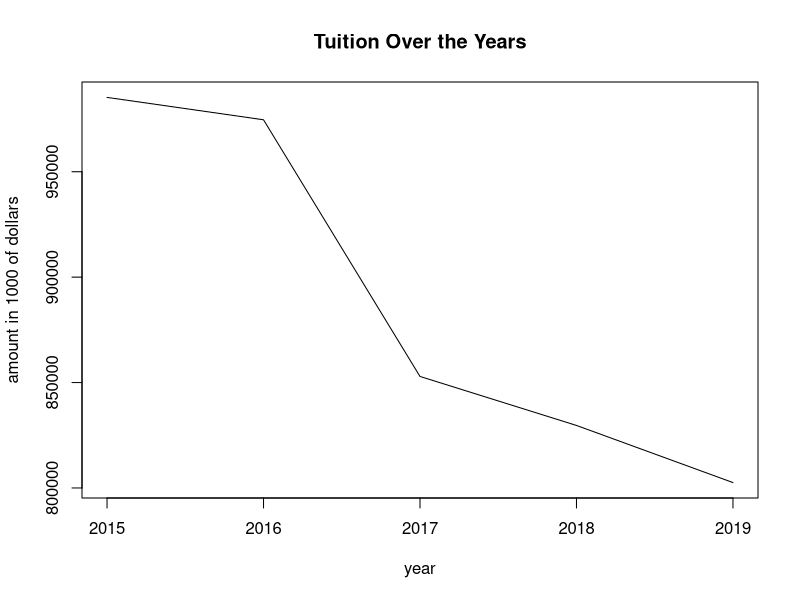
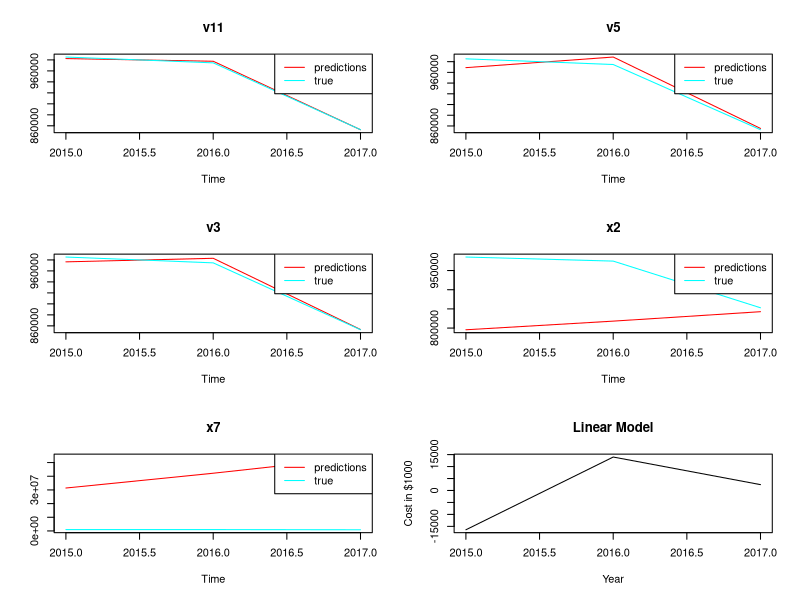
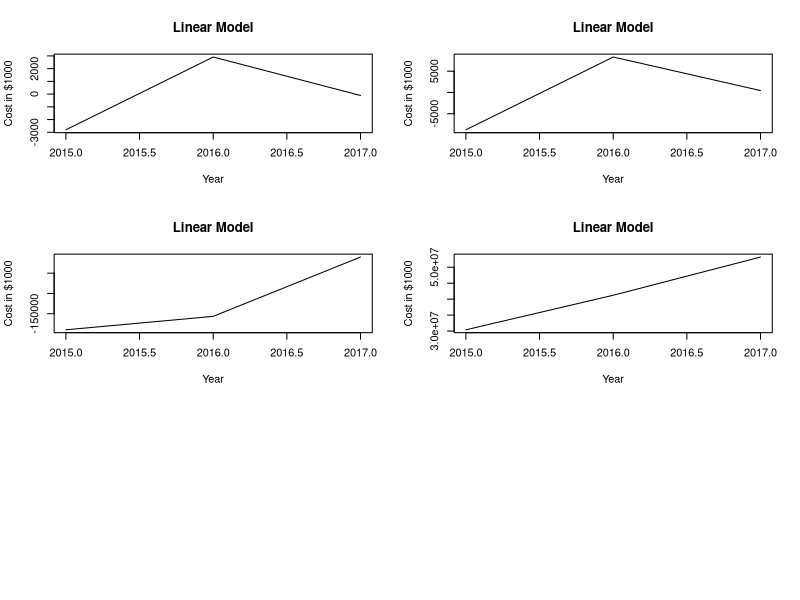
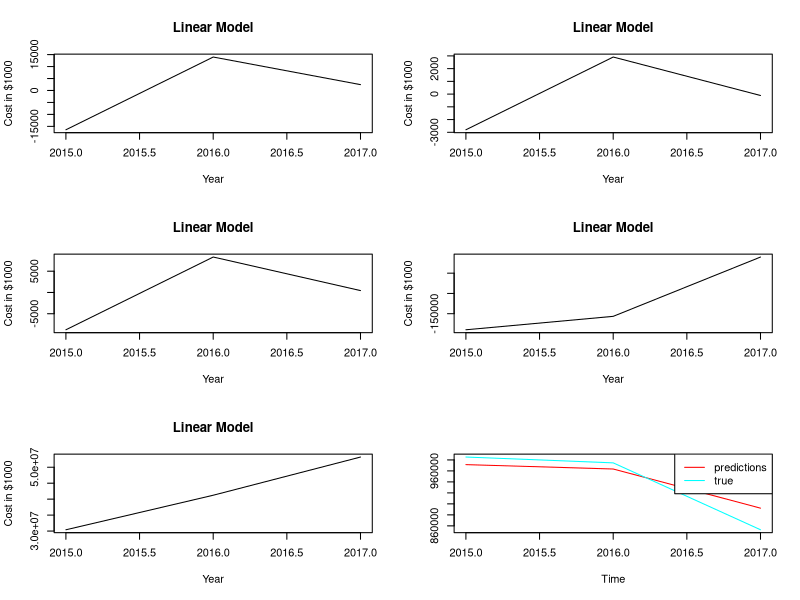
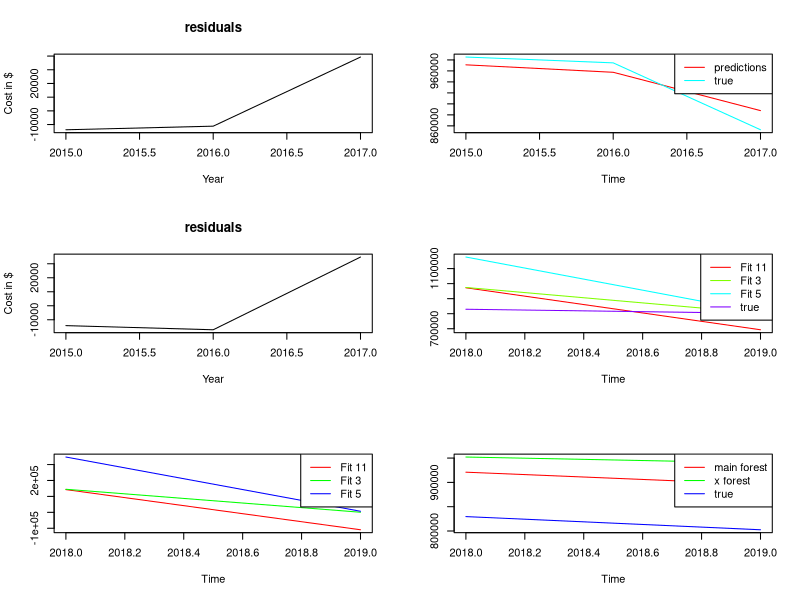
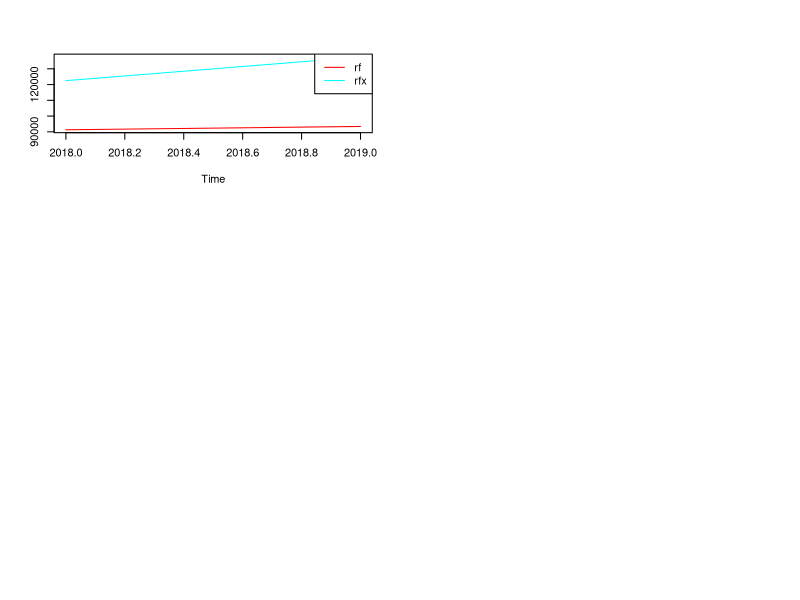

Generate these figures, in order, with R:
## ---- chunk 1
library(knitr)
opts_chunk$set(echo = FALSE)
library(tidyverse)
library(readxl)
library(randomForest)
library(rlist)
library(Metrics)
library(TTR)
library(gridExtra)
library(xtable)
## ---- chunk 2
CashFlows <- read_excel("UMass Balance sheets.xlsx", sheet = 1)
#CashFlows <- as.data.frame(t(CashFlows))
original <- CashFlows
tuition <- CashFlows[c(2,18),]
names(CashFlows)
CashFlows <- subset(CashFlows, Nets == "1")
CashFlows <- rbind(CashFlows, tuition)
## ---- chunk 3
train <- CashFlows[,2:4]
test <- CashFlows[,c(5:6)]
train <- as.data.frame(t(train))
test <- as.data.frame(t(test))

train.ts <- ts((as.numeric(as.vector(train$V12))), frequency = 1, start = c(2018, 1))
test.ts <- ts((as.numeric(as.vector(test$V12))), frequency = 1, start = c(2018, 1))

## ---- chunk 4
seed.val <- 1234567
set.seed(seed.val)
## ---- chunk 5
fit.1 <- lm(V12 ~V1, data = train)
summary(fit.1)

fit.2 <- lm(V12 ~V2, data = train)
summary(fit.2)

fit.3 <- lm(V12 ~V3, data = train)
summary(fit.3)

fit.4 <- lm(V12 ~V4, data = train)
summary(fit.4)

fit.5 <- lm(V12 ~V5, data = train)
summary(fit.5)

fit.6 <- lm(V12 ~V6, data = train)
summary(fit.6)

fit.7 <- lm(V12 ~V7, data = train)
summary(fit.7)

fit.8 <- lm(V12 ~V8, data = train)
summary(fit.8)

fit.9 <- lm(V12 ~V9, data = train)
summary(fit.9)

fit.10 <- lm(V12 ~V10, data = train)
summary(fit.10)

fit.11 <- lm(V12 ~V11, data = train)
summary(fit.11)

fit.13 <- lm(V12 ~V13, data = train)
summary(fit.13)
## ---- chunk 6

x <- original[c(2,3,16:20),]
x.train <- x[,2:4]
x.train <- as.data.frame(t(x.train))

x.2 <- lm(V1~V2,data=x.train)
summary(x.2)

x.3 <- lm(V1~V3,data=x.train)
summary(x.3)

x.4 <- lm(V1~V4,data=x.train)
summary(x.4)

x.5 <- lm(V1~V5,data=x.train)
summary(x.5)

x.6 <- lm(V1~V6,data=x.train)
summary(x.6)

x.7 <- lm(V1~V7,data=x.train)
summary(x.7)

## ---- chunk 7
tuition <- as.data.frame(t(CashFlows))
 tuition.ts <- ts((as.numeric(as.vector(tuition[2:6,12]))), frequency = 1, start = c(2015, 1))
ts.plot(tuition.ts, xlab = "year", ylab ="amount in 1000 of dollars", main = "Tuition Over the Years")
## ---- chunk 8

par(mfrow=c(3, 2))
pred.v11 <- predict(fit.11, train)
pred.v5 <- predict(fit.5, train)
predict.v3 <- predict(fit.3, train)
predict.x2 <- predict(x.2, train)
predict.x7 <- predict(x.7, train)

train.ts <- ts((as.numeric(as.vector(train$V12))), frequency = 1, start = c(2015, 1))

v11.ts <- ts(as.numeric(pred.v11), frequency = 1, start = c(2015, 1))
v5.ts <- ts(as.numeric(pred.v5), frequency = 1, start = c(2015, 1))
v3.ts <- ts(as.numeric(predict.v3), frequency = 1, start = c(2015, 1))
x2.ts <- ts(as.numeric(predict.x2), frequency = 1, start = c(2015, 1))
x7.ts <- ts(as.numeric(predict.x7), frequency = 1, start = c(2015, 1))

ts.plot(v11.ts, train.ts,  main = "v11", gpars = list(col=rainbow(2))) 
legend("topright", legend = c("predictions", "true"), col = rainbow((2)), lty = 1)
ts.plot(v5.ts, train.ts,  main = "v5", gpars = list(col=rainbow(2))) 
legend("topright", legend = c("predictions", "true"), col = rainbow((2)), lty = 1)
ts.plot(v3.ts, train.ts, main = "v3", gpars = list(col=rainbow(2))) 
legend("topright", legend = c("predictions", "true"), col = rainbow((2)), lty = 1)
ts.plot(x2.ts, train.ts,  main = "x2", gpars = list(col=rainbow(2))) 
legend("topright", legend = c("predictions", "true"), col = rainbow((2)), lty = 1)
ts.plot(x7.ts, train.ts,  main = "x7", gpars = list(col=rainbow(2))) 
legend("topright", legend = c("predictions", "true"), col = rainbow((2)), lty = 1)

## ---- chunk 9
rmse(pred.v5, train$V12) #12532.33
rmse(predict.v3, train$V12) #6991.26
rmse(pred.v11, train$V12) #2333.271
rmse(predict.x2, train$V12) #142085.6
rmse(predict.x7, train$V12) #42638079

## ---- chunk 10
res.v6 = pred.v5 - train$V12
res.v11 = pred.v11 - train$V12
res.v3 = predict.v3 - train$V12
res.x2 = predict.x2 - train$V12
res.x7 = predict.x7 - train$V12

sum(res.v6) #-3.49246e-10
sum(res.v11)# 0
sum(res.v3)# 3.49246e-10
sum(res.x2)# -356311 # the last two are really bad
sum(res.x7) #124829573
## ---- chunk 11
par(mfro=c(3,2))
v6.res.ts <- ts((as.numeric(as.vector(res.v6))), frequency = 1, start = c(2015, 1))
ts.plot(v6.res.ts, xlab = "Year", ylab = "Cost in $1000", main= "Linear Model")

v11.res.ts <- ts((as.numeric(as.vector(res.v11))), frequency = 1, start = c(2015, 1))
ts.plot(v11.res.ts, xlab = "Year", ylab = "Cost in $1000", main= "Linear Model")

v3.res.ts <- ts((as.numeric(as.vector(res.v3))), frequency = 1, start = c(2015, 1))
ts.plot(v3.res.ts, xlab = "Year", ylab = "Cost in $1000", main= "Linear Model")

x2.res.ts <- ts((as.numeric(as.vector(res.x2))), frequency = 1, start = c(2015, 1))
ts.plot(x2.res.ts, xlab = "Year", ylab = "Cost in $1000", main= "Linear Model")

x7.res.ts <- ts((as.numeric(as.vector(res.x7))), frequency = 1, start = c(2015, 1))
ts.plot(x7.res.ts, xlab = "Year", ylab = "Cost in $1000", main= "Linear Model")
 
## ---- chunk 12
par(mfrow=c(3,2))
v6.res.ts <- ts((as.numeric(as.vector(res.v6))), frequency = 1, start = c(2015, 1))
ts.plot(v6.res.ts, xlab = "Year", ylab = "Cost in $1000", main= "Linear Model")

v11.res.ts <- ts((as.numeric(as.vector(res.v11))), frequency = 1, start = c(2015, 1))
ts.plot(v11.res.ts, xlab = "Year", ylab = "Cost in $1000", main= "Linear Model")

v3.res.ts <- ts((as.numeric(as.vector(res.v3))), frequency = 1, start = c(2015, 1))
ts.plot(v3.res.ts, xlab = "Year", ylab = "Cost in $1000", main= "Linear Model")

x2.res.ts <- ts((as.numeric(as.vector(res.x2))), frequency = 1, start = c(2015, 1))
ts.plot(x2.res.ts, xlab = "Year", ylab = "Cost in $1000", main= "Linear Model")

x7.res.ts <- ts((as.numeric(as.vector(res.x7))), frequency = 1, start = c(2015, 1))
ts.plot(x7.res.ts, xlab = "Year", ylab = "Cost in $1000", main= "Linear Model")
 
## ---- chunk 13
train.forest <- randomForest(V12 ~.,data = train, mtry  = 4, importance = T)
#varImpPlot(train.forest)
train.pred <- predict(train.forest, train)
train.forest.pred.ts <- ts((as.numeric(as.vector(train.pred))), frequency = 1, start = c(2015, 1))

ts.plot(train.forest.pred.ts, train.ts, gpars = list(col=rainbow(2))) 
legend("topright", legend = c("predictions", "true"), col = rainbow((2)), lty = 1)
## ---- chunk 14
#par(mfrow= c(1,2))
train.rmse <- rmse(train$V12, train.pred)
#23,161,920.7
train.res = train.pred - train$V12
sum(train.res) # 14313.16
train.res.ts <- ts((as.numeric(as.vector(train.res))), frequency = 1, start = c(2015, 1))
ts.plot(train.res.ts, xlab = "Year", ylab = "Cost in $", main = "residuals")

#hist(train.res)
## ---- chunk 15
x.forest <- randomForest(V1 ~.,data = x.train, mtry  = 5, importance = T)
#varImpPlot(train.forest)
x.pred <- predict(x.forest, x.train)
x.pred.ts <- ts((as.numeric(as.vector(x.pred))), frequency = 1, start = c(2015, 1))
#train.ts <- ts((as.numeric(as.vector(train$V12))), frequency = 1, start = c(2015, 1))

ts.plot(x.pred.ts, train.ts, gpars = list(col=rainbow(2))) 
legend("topright", legend = c("predictions", "true"), col = rainbow((2)), lty = 1)
## ---- chunk 16
#par(mfrow= c(1,2))
x.rmse <- rmse(train$V12, x.pred)
#24,093.50
x.res = x.pred - train$V12
sum(x.res) # 8214.76 
x.res.ts <- ts((as.numeric(as.vector(x.res))), frequency = 1, start = c(2015, 1))
ts.plot(x.res.ts, xlab = "Year", ylab = "Cost in $", main = "residuals")

#hist(train.res)
## ---- chunk 17
test.pred11 <- predict(fit.11, test)
test.pred3 <- predict(fit.3, test)
test.pred5 <- predict(fit.5, test)

test.pred11.ts <- ts(test.pred11, frequency = 1, start = c(2018, 1))
test.pred3.ts <- ts(test.pred3, frequency = 1, start = c(2018, 1))
test.pred5.ts <- ts(test.pred5, frequency = 1, start = c(2018, 1))

ts.plot(test.pred11.ts, test.pred3.ts, test.pred5.ts, test.ts, gpars = list(col=rainbow(4))) 
legend("topright", legend = c("Fit 11", "Fit 3", "Fit 5", "true"), col = rainbow((4)), lty = 1)
## ---- chunk 18
rmse(test.pred11, test$V12) #127113.1
rmse(test.pred3, test$V12) #102434.2
rmse(test.pred5, test$V12) #245568.4

res.t11 <- test.pred11 - test$V12
res.t3 <- test.pred3 - test$V12
res.t5 <- test.pred5 - test$V12

sum(res.t11) #33331.97
sum(res.t3) #145521.5
sum(res.t5) #353963.5

## ---- chunk 19
res.t11.ts <- ts(res.t11, frequency = 1, start = c(2018, 1))
res.t3.ts <- ts(res.t3, frequency = 1, start = c(2018, 1))
res.t5.ts <- ts(res.t5, frequency = 1, start = c(2018, 1))

ts.plot(res.t11.ts, res.t3.ts, res.t5.ts, gpars = list(col=rainbow(3))) 
legend("topright", legend = c("Fit 11", "Fit 3", "Fit 5"), col = rainbow((3)), lty = 1)
## ---- chunk 20
rf.pred <- predict(train.forest, test)
rfx.pred <- predict(x.forest, test)

rf.ts <- ts(rf.pred, frequency = 1, start = c(2018, 1))
rfx.ts <- ts(rfx.pred, frequency = 1, start = c(2018, 1))
ts.plot(rf.ts, rfx.ts, test.ts, gpars = list(col=rainbow(3))) 
legend("topright", legend = c("main forest", "x forest", "true"), col = rainbow((3)), lty = 1)
## ---- chunk 21
rmse(rf.pred, test$V12) #92379.58
rmse(rfx.pred, test$V12) #130204.1


res.rf <- rf.pred - test$V12
res.rfx <- rfx.pred - test$V12


sum(res.rf) # 184747
sum(res.rfx) #259976.7

## ---- chunk 22
res.rf.ts <- ts(res.rf, frequency = 1, start = c(2018, 1))
res.rfx.ts <- ts(res.rfx, frequency = 1, start = c(2018, 1))


ts.plot(res.rf.ts, res.rfx.ts, gpars = list(col=rainbow(2))) 
legend("topright", legend = c("rf", "rfx"), col = rainbow((2)), lty = 1)
